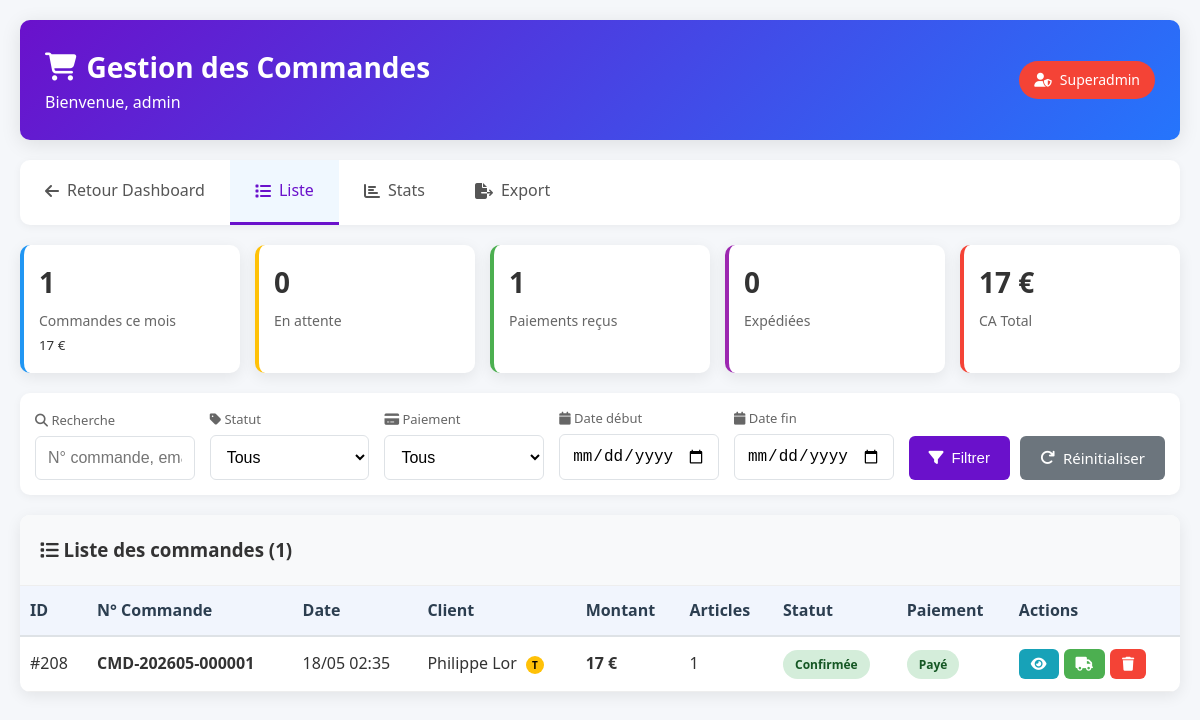
Page /admin_commandes.php (signed in) on the earlier database version.
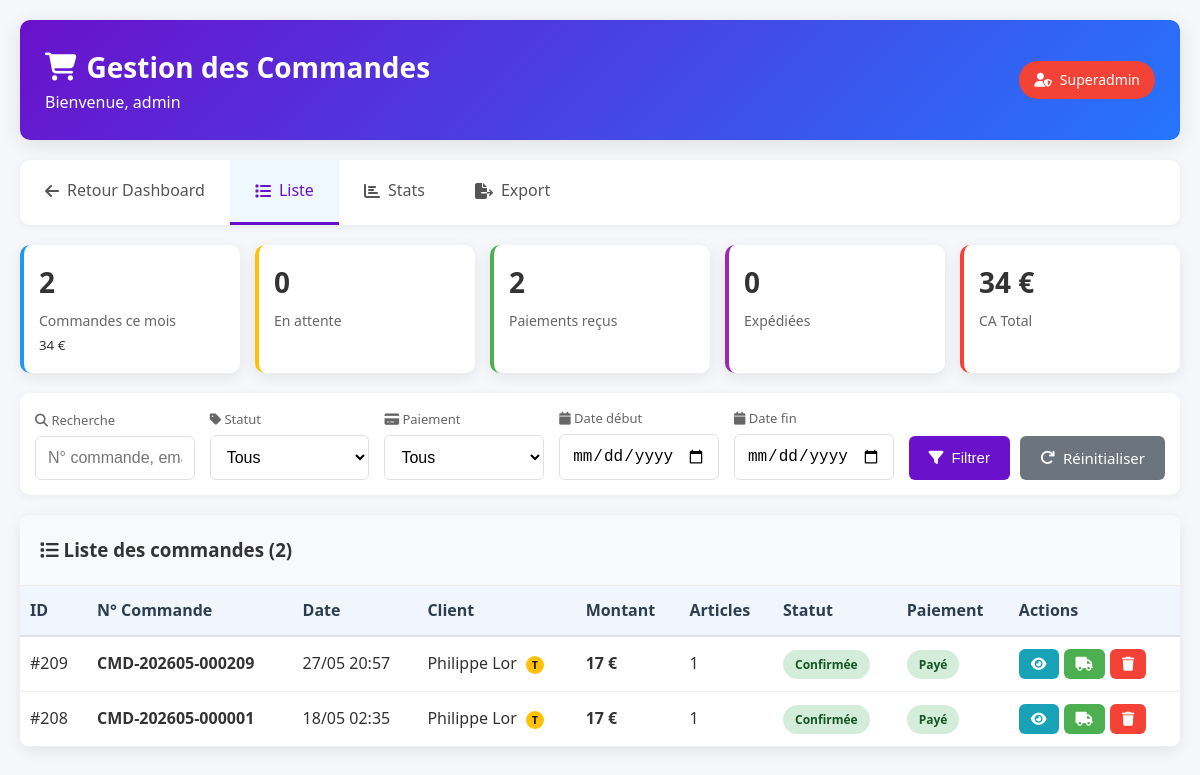
Same page on the later database version.
### tables this page shows
CREATE TABLE `commandes` (
  `id_commande` int NOT NULL,
  `numero_commande` varchar(50) NOT NULL,
  `id_client` int NOT NULL,
  `client_type` enum('guest','registered') DEFAULT 'registered',
  `id_adresse_livraison` int NOT NULL,
  `id_adresse_facturation` int DEFAULT NULL,
  `statut` enum('en_attente','confirmee','en_preparation','expediee','livree','annulee','remboursee') DEFAULT 'en_attente',
  `sous_total` decimal(10,2) NOT NULL,
  `frais_livraison` decimal(10,2) DEFAULT '0.00',
  `reduction` decimal(10,2) DEFAULT '0.00',
  `total_ttc` decimal(10,2) NOT NULL,
  `mode_paiement` enum('carte','paypal','virement','cheque') DEFAULT 'carte',
  `statut_paiement` enum('en_attente','paye','echec','rembourse') DEFAULT 'en_attente',
  `reference_paiement` varchar(255) DEFAULT NULL,
  `reference_paypal` varchar(255) DEFAULT NULL,
  `transporteur` varchar(100) DEFAULT NULL,
  `numero_suivi` varchar(100) DEFAULT NULL,
  `instructions` text,
  `date_commande` datetime DEFAULT CURRENT_TIMESTAMP,
  `date_paiement` datetime DEFAULT NULL,
  `date_expedition` datetime DEFAULT NULL,
  `date_livraison_estimee` date DEFAULT NULL,
  `date_livraison_reelle` datetime DEFAULT NULL,
  `email_paypal` varchar(255) DEFAULT NULL,
  `payer_id` varchar(255) DEFAULT NULL,
  `capture_id` varchar(255) DEFAULT NULL
);

CREATE TABLE `clients` (
  `id_client` int NOT NULL,
  `email` varchar(255) NOT NULL,
  `mot_de_passe` varchar(255) DEFAULT NULL,
  `nom` varchar(100) NOT NULL,
  `prenom` varchar(100) NOT NULL,
  `telephone` varchar(20) DEFAULT NULL,
  `date_naissance` date DEFAULT NULL,
  `genre` enum('homme','femme','autre') DEFAULT NULL,
  `date_inscription` datetime DEFAULT CURRENT_TIMESTAMP,
  `statut` enum('actif','inactif','banni') DEFAULT 'actif',
  `is_temporary` tinyint(1) DEFAULT '0',
  `created_from_session` varchar(255) DEFAULT NULL,
  `newsletter` tinyint(1) DEFAULT '1',
  `dernier_connexion` datetime DEFAULT NULL,
  `token_reset` varchar(255) DEFAULT NULL,
  `token_expiration` datetime DEFAULT NULL
);

### admin_commandes.php (the view, shortened to what the changed rows need)
<?php
require_once 'admin_protection.php';
$action = $_GET['action'] ?? 'list';
$id = $_GET['id'] ?? 0;
$admin_role = $_SESSION['admin_role'] ?? 'Non défini';
function getAllCommandes($pdo, $page = 1, $limit = 20, $filtres = []) {
    $offset = ($page - 1) * $limit;
    $sql = "SELECT
                c.id_commande,
                c.numero_commande,
                c.date_commande,
                c.total_ttc,
                c.statut,
                c.statut_paiement,
                c.mode_paiement,
                cl.nom as client_nom,
                cl.prenom as client_prenom,
                cl.email as client_email,
                cl.is_temporary,
                (SELECT COUNT(*) FROM commande_items WHERE id_commande = c.id_commande) as nb_articles
            FROM commandes c
            INNER JOIN clients cl ON c.id_client = cl.id_client
            WHERE 1=1";
    $params = [];
    $sql .= " ORDER BY c.date_commande DESC LIMIT :limit OFFSET :offset";
    $stmt = $pdo->prepare($sql);
    $stmt->bindValue(':limit', $limit, PDO::PARAM_INT);
    $stmt->bindValue(':offset', $offset, PDO::PARAM_INT);
    $stmt->execute();
    return $stmt->fetchAll();
}
function countCommandes($pdo, $filtres = []) {
    $sql = "SELECT COUNT(*) as total
            FROM commandes c
            INNER JOIN clients cl ON c.id_client = cl.id_client
            WHERE 1=1";
    $params = [];
    $stmt = $pdo->prepare($sql);
    $stmt->execute($params);
    $result = $stmt->fetch();
    return $result['total'];
}
function getCommandesStats($pdo) {
    $stats = [];
    $sql = "SELECT
            statut,
            COUNT(*) as total,
            SUM(total_ttc) as montant_total
            FROM commandes
            GROUP BY statut";
    $stmt = $pdo->query($sql);
    $stats['par_statut'] = $stmt->fetchAll();
    $sql = "SELECT
            statut_paiement,
            COUNT(*) as total,
            SUM(total_ttc) as montant_total
            FROM commandes
            GROUP BY statut_paiement";
    $stmt = $pdo->query($sql);
    $stats['par_paiement'] = $stmt->fetchAll();
    $sql = "SELECT COUNT(*) as total, SUM(total_ttc) as montant
            FROM commandes
            WHERE DATE(date_commande) = CURDATE()";
    $stmt = $pdo->query($sql);
    $stats['aujourd_hui'] = $stmt->fetch();
    $sql = "SELECT COUNT(*) as total, SUM(total_ttc) as montant
            FROM commandes
            WHERE MONTH(date_commande) = MONTH(CURDATE())
            AND YEAR(date_commande) = YEAR(CURDATE())";
    $stmt = $pdo->query($sql);
    $stats['ce_mois'] = $stmt->fetch();
    $sql = "SELECT SUM(total_ttc) as ca_total FROM commandes WHERE statut_paiement = 'paye'";
    $stmt = $pdo->query($sql);
    $stats['ca_total'] = $stmt->fetch()['ca_total'] ?? 0;
    return $stats;
}
$filtres = [
    'statut' => $_GET['statut'] ?? '',
    'statut_paiement' => $_GET['statut_paiement'] ?? '',
    'search' => $_GET['search'] ?? '',
    'date_debut' => $_GET['date_debut'] ?? '',
    'date_fin' => $_GET['date_fin'] ?? ''
];
$page = max(1, intval($_GET['page'] ?? 1));
$limit = 20;
$stats = getCommandesStats($pdo);
$total_commandes = countCommandes($pdo, $filtres);
$commandes = [];
if ($action === 'list') {
    $commandes = getAllCommandes($pdo, $page, $limit, $filtres);
} elseif ($action === 'view' && $id > 0) {
    $commande = getCommandeById($pdo, $id);
    if (!$commande) {
        $error = "Commande non trouvée.";
        $action = 'list';
    }
}
?>
<!DOCTYPE html>
<html lang="fr">
<head>
    <link rel="stylesheet" href="https://cdnjs.cloudflare.com/ajax/libs/font-awesome/6.4.0/css/all.min.css">
</head>
<body>
    <div class="container">
        <div class="header">
            <div>
                <h1><i class="fas fa-shopping-cart"></i> Gestion des Commandes</h1>
            </div>
        </div>
        <?php if ($action !== 'view' && $action !== 'stats'): ?>
        <div class="stats-grid">
            <div class="stat-card total">
                <div class="stat-value"><?php echo number_format($stats['ce_mois']['total'] ?? 0); ?></div>
                <div class="stat-label">Commandes ce mois</div>
                <small><?php echo number_format($stats['ce_mois']['montant'] ?? 0, 0); ?> €</small>
            </div>
            <div class="stat-card attente">
                <?php
                $attente = 0;
                ?>
                <div class="stat-value"><?php echo $attente; ?></div>
                <div class="stat-label">En attente</div>
            </div>
            <div class="stat-card paye">
                <?php
                $paye = 0;
                foreach ($stats['par_paiement'] as $p) {
                    if ($p['statut_paiement'] == 'paye') $paye = $p['total'];
                }
                ?>
                <div class="stat-value"><?php echo $paye; ?></div>
                <div class="stat-label">Paiements reçus</div>
            </div>
            <div class="stat-card expedie">
                <?php
                $expedie = 0;
                ?>
                <div class="stat-value"><?php echo $expedie; ?></div>
                <div class="stat-label">Expédiées</div>
            </div>
            <div class="stat-card ca">
                <div class="stat-value"><?php echo number_format($stats['ca_total'], 0); ?> €</div>
                <div class="stat-label">CA Total</div>
            </div>
        </div>
        <?php endif; ?>
        <?php if ($action == 'list'): ?>
            <div class="filters-section">
                <form method="GET" class="filters-form">
                    <div class="filter-group">
                        <label><i class="fas fa-search"></i> Recherche</label>
                        <input type="text" name="search" placeholder="N° commande, email, nom..."
                               value="<?php echo htmlspecialchars($filtres['search']); ?>">
                    </div>
                    <div class="filter-group">
                        <label><i class="fas fa-tag"></i> Statut</label>
                        <select name="statut">
                            <option value="">Tous</option>
                        </select>
                    </div>
                    <div class="filter-group">
                        <label><i class="fas fa-credit-card"></i> Paiement</label>
                        <select name="statut_paiement">
                            <option value="">Tous</option>
                        </select>
                    </div>
                    <div class="filter-group">
                        <label><i class="fas fa-calendar"></i> Date début</label>
                        <input type="date" name="date_debut" value="<?php echo $filtres['date_debut']; ?>">
                    </div>
                    <div class="filter-group">
                        <label><i class="fas fa-calendar"></i> Date fin</label>
                        <input type="date" name="date_fin" value="<?php echo $filtres['date_fin']; ?>">
                    </div>
                    <div class="filter-actions">
                        <button type="submit" class="btn btn-primary">
                            <i class="fas fa-filter"></i> Filtrer
                        </button>
                        <a href="admin_commandes.php?action=list" class="btn btn-secondary">
                            <i class="fas fa-redo"></i> Réinitialiser
                        </a>
                    </div>
                </form>
            </div>
            <div class="table-container">
                <div class="table-header">
                    <h3><i class="fas fa-list"></i> Liste des commandes (<?php echo $total_commandes; ?>)</h3>
                </div>
                <?php if (empty($commandes)): ?>
                    <div class="text-center" style="padding: 40px 20px;">
                        <i class="fas fa-shopping-cart" style="font-size: 60px; color: #ccc; margin-bottom: 20px;"></i>
                        <h3 style="color: #777;">Aucune commande trouvée</h3>
                        <p style="color: #999;">Modifiez vos filtres ou revenez plus tard.</p>
                    </div>
                <?php else: ?>
                    <div class="table-responsive">
                        <table>
                            <thead>
                                <tr>
                                    <th>ID</th>
                                    <th>N° Commande</th>
                                    <th>Date</th>
                                    <th>Client</th>
                                    <th>Montant</th>
                                    <th>Articles</th>
                                    <th>Statut</th>
                                    <th class="hide-mobile">Paiement</th>
                                    <th>Actions</th>
                                </tr>
                            </thead>
                            <tbody>
                                <?php foreach ($commandes as $cmd): ?>
                                <tr>
                                    <td>#<?php echo $cmd['id_commande']; ?></td>
                                    <td>
                                        <strong><?php echo htmlspecialchars($cmd['numero_commande']); ?></strong>
                                    </td>
                                    <td><?php echo date('d/m H:i', strtotime($cmd['date_commande'])); ?></td>
                                    <td>
                                        <?php echo htmlspecialchars($cmd['client_prenom'] . ' ' . $cmd['client_nom']); ?>
                                        <?php if ($cmd['is_temporary']): ?>
                                            <span class="badge-temp">T</span>
                                        <?php endif; ?>
                                    </td>
                                    <td><strong><?php echo number_format($cmd['total_ttc'], 0); ?> €</strong></td>
                                    <td><?php echo $cmd['nb_articles']; ?></td>
                                    <td>
                                        <?php
                                        $statut_class = [
                                            'en_attente' => 'attente',
                                            'confirmee' => 'confirmee',
                                            'en_preparation' => 'preparation',
                                            'expediee' => 'expediee',
                                            'livree' => 'livree',
                                            'annulee' => 'annulee'
                                        ];
                                        $class = $statut_class[$cmd['statut']] ?? 'attente';
                                        $statut_text = [
                                            'en_attente' => 'Attente',
                                            'confirmee' => 'Confirmée',
                                            'en_preparation' => 'Prépa',
                                            'expediee' => 'Expédiée',
                                            'livree' => 'Livrée',
                                            'annulee' => 'Annulée'
                                        ];
                                        ?>
                                        <span class="badge <?php echo $class; ?>">
                                            <?php echo $statut_text[$cmd['statut']] ?? $cmd['statut']; ?>
                                        </span>
                                    </td>
                                    <td class="hide-mobile">
                                        <?php
                                        $paiement_class = [
                                            'en_attente' => 'en_attente',
                                            'paye' => 'paye',
                                            'echec' => 'echec',
                                            'rembourse' => 'rembourse'
                                        ];
                                        $p_class = $paiement_class[$cmd['statut_paiement']] ?? 'en_attente';
                                        $p_text = [
                                            'en_attente' => 'Attente',
                                            'paye' => 'Payé',
                                            'echec' => 'Échec',
                                            'rembourse' => 'Remb.'
                                        ];
                                        ?>
                                        <span class="badge <?php echo $p_class; ?>">
                                            <?php echo $p_text[$cmd['statut_paiement']] ?? $cmd['statut_paiement']; ?>
                                        </span>
                                    </td>
                                    <td>
                                        <div class="actions">
                                            <a href="admin_commandes.php?action=view&id=<?php echo $cmd['id_commande']; ?>"
                                               class="btn btn-info btn-sm" title="Voir détails">
                                                <i class="fas fa-eye"></i>
                                            </a>
                                            <?php if ($cmd['statut'] == 'confirmee'): ?>
                                            <button onclick="openSuiviModal(<?php echo $cmd['id_commande']; ?>, '<?php echo htmlspecialchars($cmd['numero_commande']); ?>')"
                                                    class="btn btn-success btn-sm" title="Ajouter suivi">
                                                <i class="fas fa-truck"></i>
                                            </button>
                                            <?php endif; ?>
                                            <?php if ($admin_role === 'superadmin'): ?>
                                            <button onclick="confirmDelete(<?php echo $cmd['id_commande']; ?>, '<?php echo htmlspecialchars($cmd['numero_commande']); ?>')"
                                                    class="btn btn-danger btn-sm" title="Supprimer">
                                                <i class="fas fa-trash"></i>
                                            </button>
                                            <?php endif; ?>
                                        </div>
                                    </td>
                                </tr>
                                <?php endforeach; ?>
                            </tbody>
                        </table>
                    </div>
                <?php endif; ?>
            </div>
        <?php endif; ?>
    </div>
</body>
</html>

Differences in the rows shown:
added commandes: id_commande "209", numero_commande "CMD-202605-000209", date_commande "27/05 20:57", id_client.nom "Philippe Lor", total_ttc "17", nb_articles "1", statut "Confirmée", statut_paiement "Payé"
Other differences:
$stats['ce_mois']['total']: "1" → "2"
$stats['ce_mois']['montant']: "17" → "34"
$paye: "1" → "2"
$stats['ca_total']: "17" → "34"
$total_commandes: "1" → "2"
